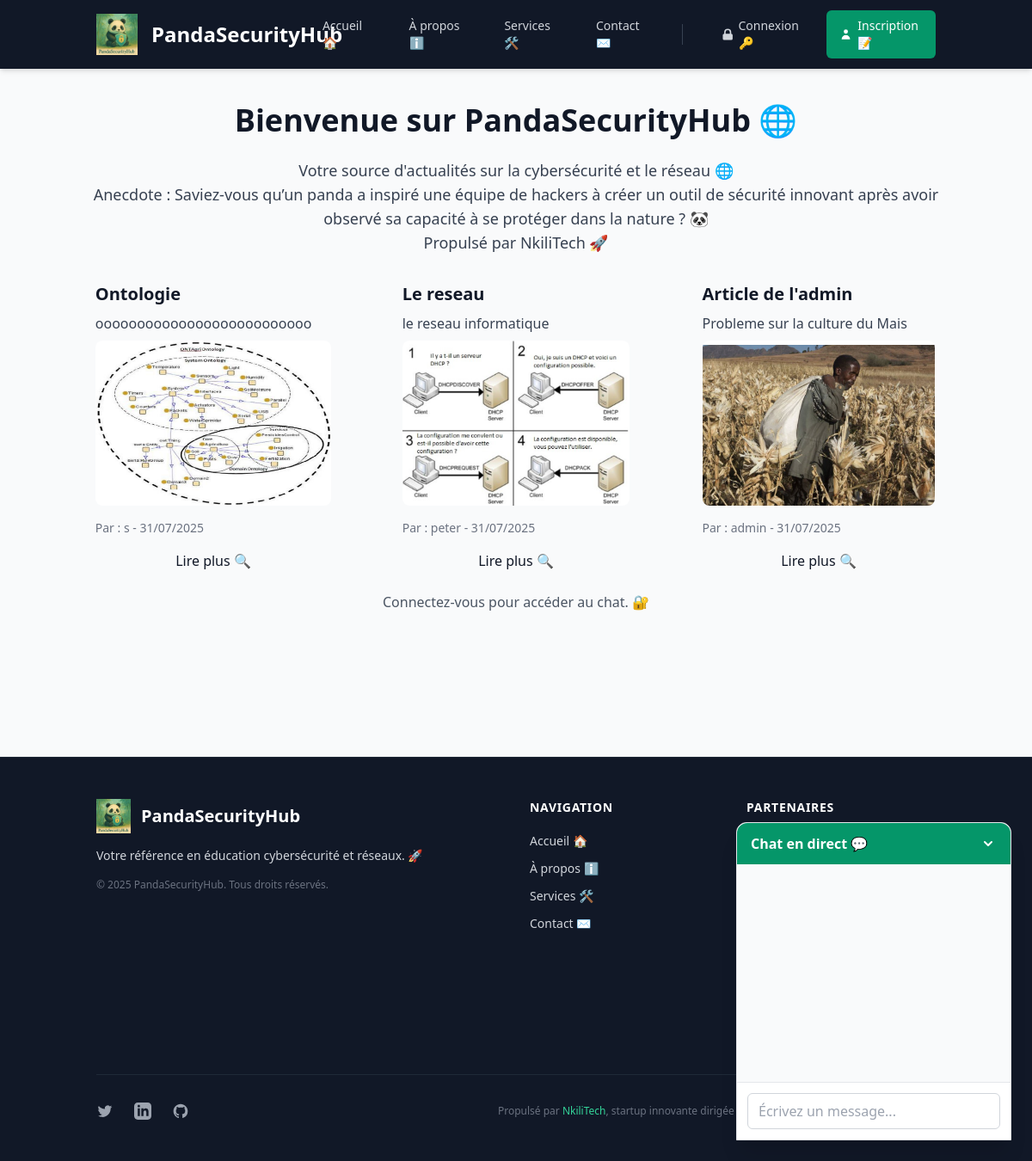
Before: / with the older database file.
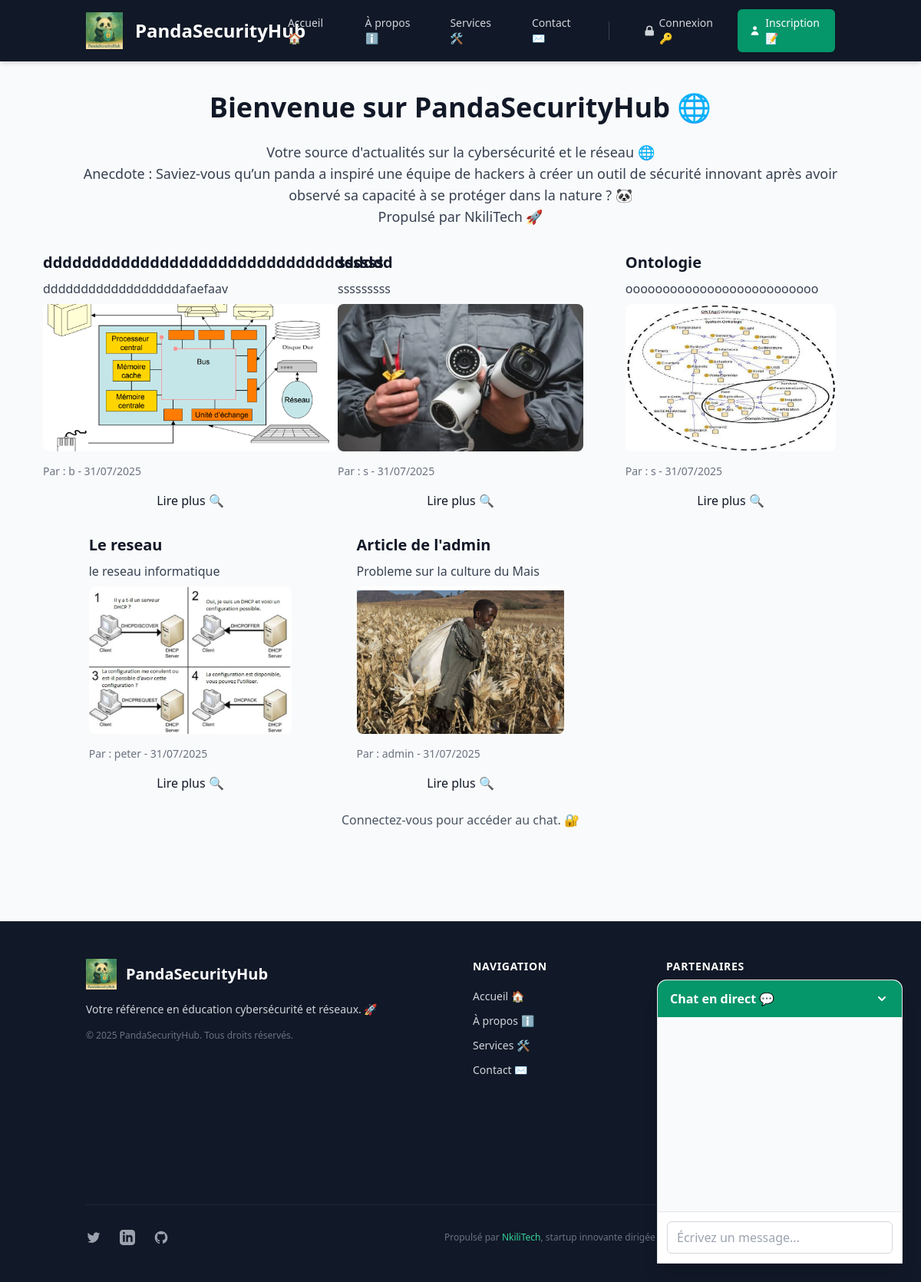
After: the same page with the newer database file.
### app/models.py (models this page shows, shortened)
class Article(db.Model):
    id = db.Column(db.Integer, primary_key=True)
    title = db.Column(db.String(200), nullable=False)
    summary = db.Column(db.String(500), nullable=False)
    content = db.Column(db.Text, nullable=False)
    image = db.Column(db.String(100), nullable=False, default='placeholder.jpg')
    youtube_url = db.Column(db.String(200), nullable=True)
    date_posted = db.Column(db.DateTime, nullable=False, default=datetime.utcnow)
    user_id = db.Column(db.Integer, db.ForeignKey('user.id'), nullable=False)
    comments = db.relationship('Comment', backref='article', lazy=True)

class User(UserMixin, db.Model):
    id = db.Column(db.Integer, primary_key=True)
    username = db.Column(db.String(80), unique=False, nullable=False)
    email = db.Column(db.String(120), unique=True, nullable=False)
    password = db.Column(db.String(256), nullable=False)
    is_admin = db.Column(db.Boolean, default=False)
    can_publish = db.Column(db.Boolean, default=False)
    articles = db.relationship('Article', backref='user', lazy=True)
    comments = db.relationship('Comment', backref='user', lazy=True)
    chat_messages = db.relationship('ChatMessage', backref='user', lazy=True)

### app/routes.py (the view)
@bp.route('/')
def index():
    global visitor_count
    visitor_count += 1
    articles = Article.query.order_by(Article.date_posted.desc()).all()
    messages = ChatMessage.query.order_by(ChatMessage.date_posted.asc()).all()
    return render_template('index.html', articles=articles, visitor_count=visitor_count, messages=messages)

### app/templates/index.html
{% extends "base.html" %}
{% block content %}
<div class="container mx-auto py-10">
    <h1 class="text-4xl font-bold mb-6 text-gray-900 text-center">Bienvenue sur PandaSecurityHub 🌐</h1>
    <p class="text-lg text-gray-700 mb-8 text-center">Votre source d'actualités sur la cybersécurité et le réseau 🌐<br>Anecdote : Saviez-vous qu’un panda a inspiré une équipe de hackers à créer un outil de sécurité innovant après avoir observé sa capacité à se protéger dans la nature ? 🐼<br>Propulsé par NkiliTech 🚀</p>
    <div class="grid grid-cols-1 md:grid-cols-2 lg:grid-cols-3 gap-8 justify-items-center">
        {% for article in articles %}
            <div class="card max-w-sm">
                <h2 class="text-xl font-semibold mb-2 text-gray-900">{{ article.title }}</h2>
                <p class="text-gray-700 mb-2">{{ article.summary }}</p>
                {% if article.image and article.image != 'placeholder.jpg' %}
                    <img src="{{ url_for('static', filename='img/' + article.image) }}" alt="Image de l'article" class="w-full h-48 object-cover rounded-lg mb-4">
                {% endif %}
                <p class="text-sm text-gray-500">Par : {{ article.user.username }} - {{ article.date_posted.strftime('%d/%m/%Y') }}</p>
                <a href="{{ url_for('main.article', article_id=article.id) }}" class="btn mt-4 block text-center">Lire plus 🔍</a>
            </div>
        {% endfor %}
    </div>
    {% if current_user.is_authenticated %}
        <div class="chat-container fixed right-8 top-24 w-80">
            <h3 class="text-lg font-semibold mb-2 text-gray-900">Chat 💬</h3>
            <div class="chat-box" id="chat-box">
                {% for message in messages %}
                    <p class="text-gray-800"><strong>{{ message.user.username }}</strong>: {{ message.content }}</p>
                    <p class="text-sm text-gray-500">{{ message.date_posted.strftime('%H:%M') }}</p>
                {% endfor %}
            </div>
            <input type="text" id="chat-input" class="chat-input" placeholder="Tapez votre message...">
        </div>
    {% else %}
        <p class="text-gray-600 text-center mt-6">Connectez-vous pour accéder au chat. 🔐</p>
    {% endif %}
</div>
{% endblock %}

Changed rows visible on the page:
added Article: title "dddddddddddddddddddddddddddddddddddd", summary "ddddddddddddddddddafaefaav", image (picture), user.username "b", date_posted "31/07/2025"
added Article: title "ssssss", summary "sssssssss", image (picture), user.username "s", date_posted "31/07/2025"
